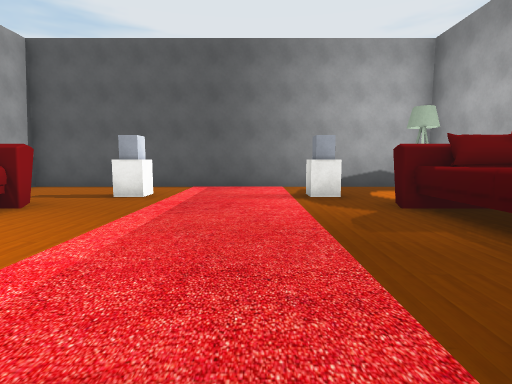
View 1 (above)

23 first-person views from a walk through a scene from a Unity 3-D project. The camera is 1.5 m above the floor, tilts 6° down and sees 80° across. The floor is counted in squares, 2 m on a side. Each view is taken from the middle of a square. On the plan, view 1 faces up. The plan holds only what a view shows up to about 10 squares ahead; the rest is blank. The place goes on beyond the plan. The player is left out. Some surface patterns are stand-ins.

View 2
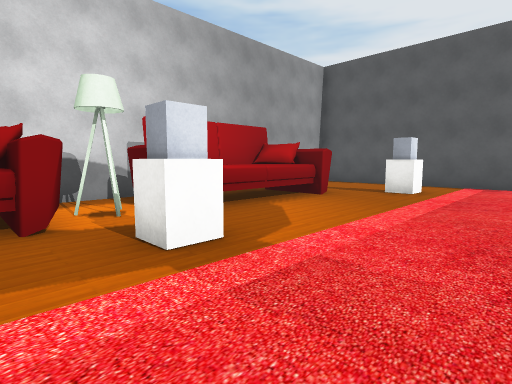

View 3
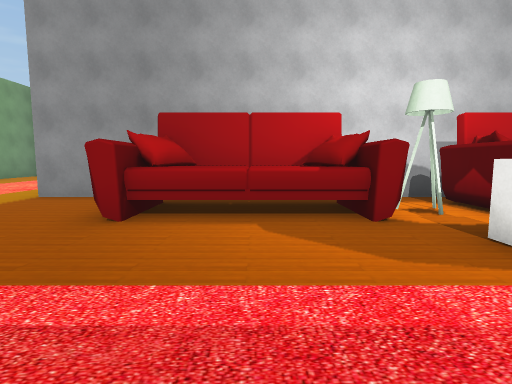

View 4
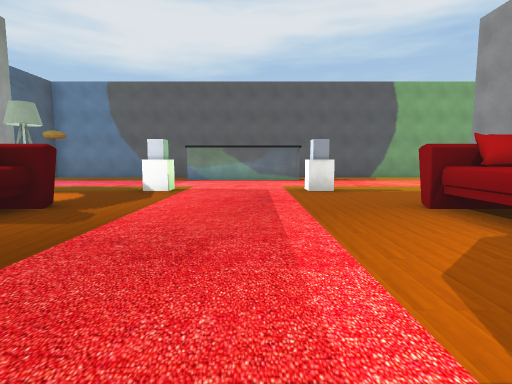

View 5
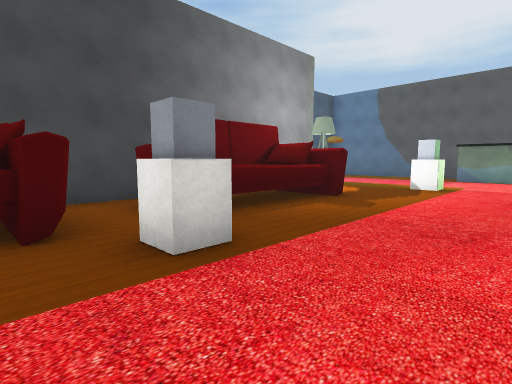

View 6
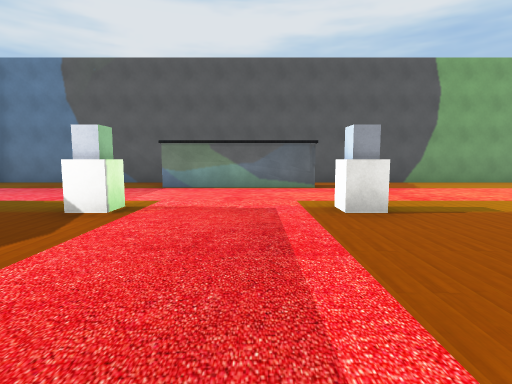

View 7
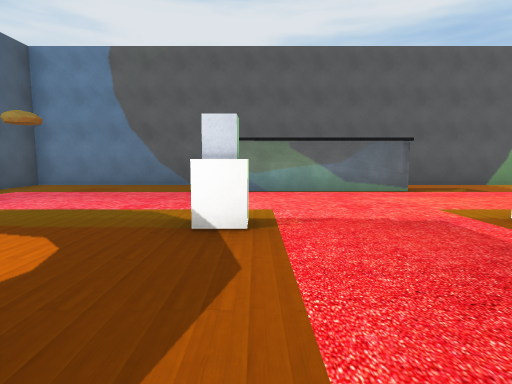

View 8
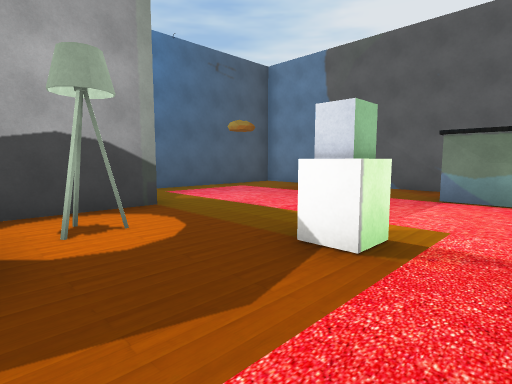

View 9
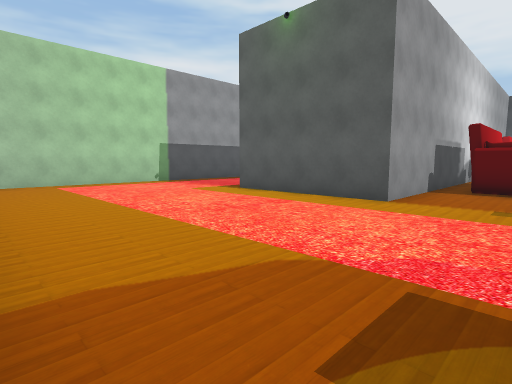

View 10
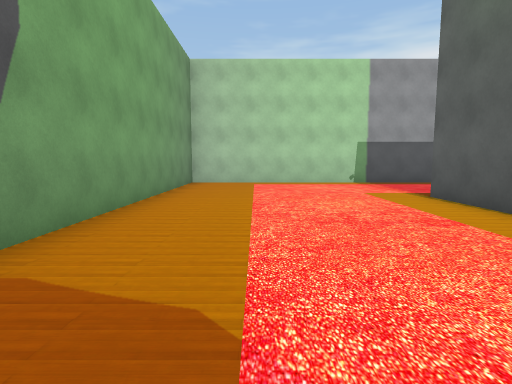

View 11
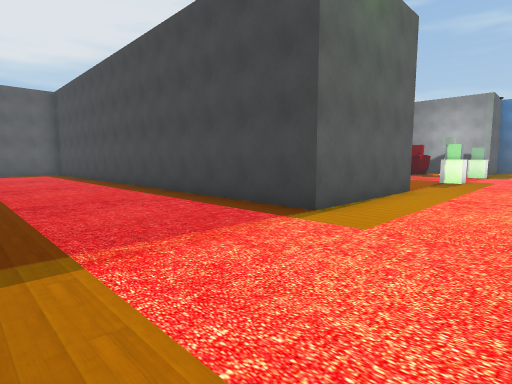

View 12
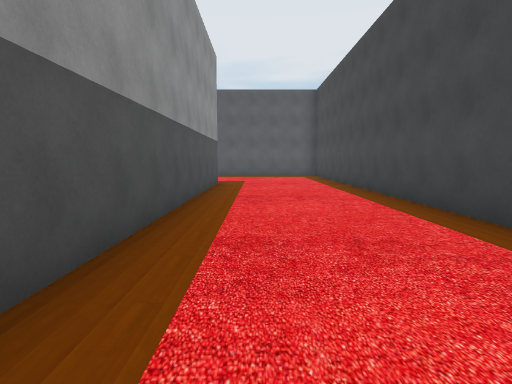

View 13
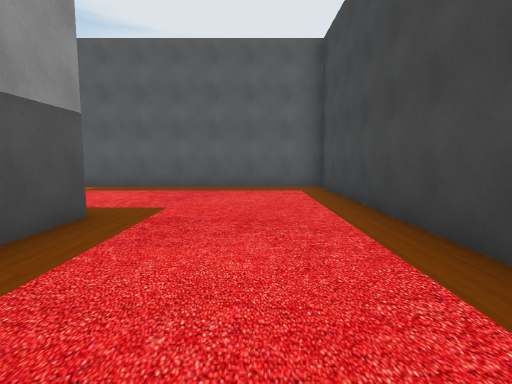

View 14
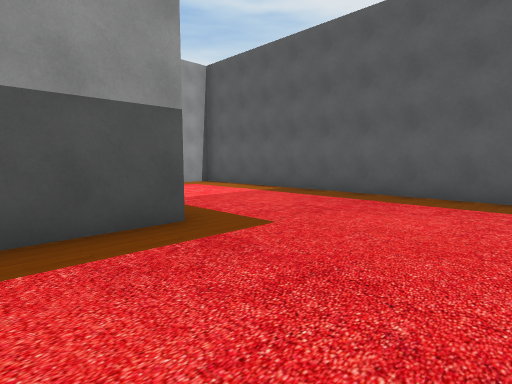

View 15
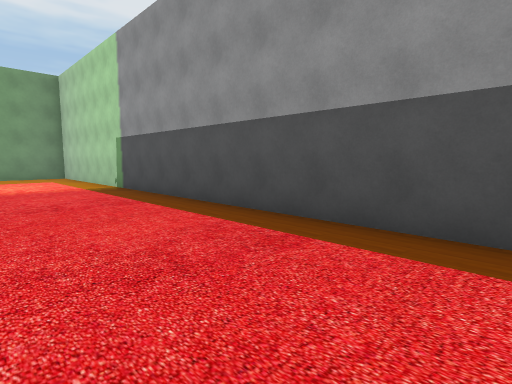

View 16
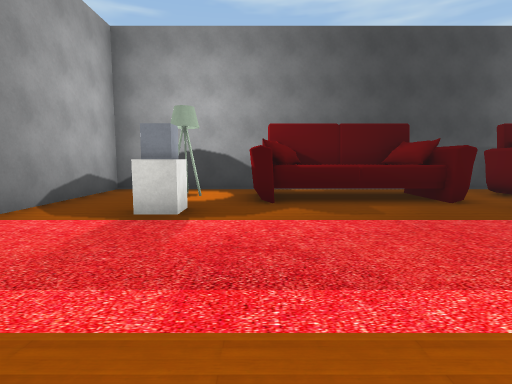

View 17
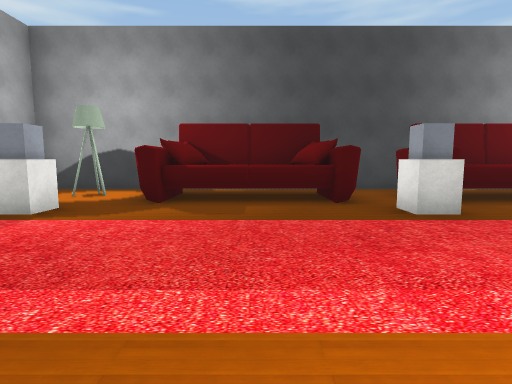

View 18
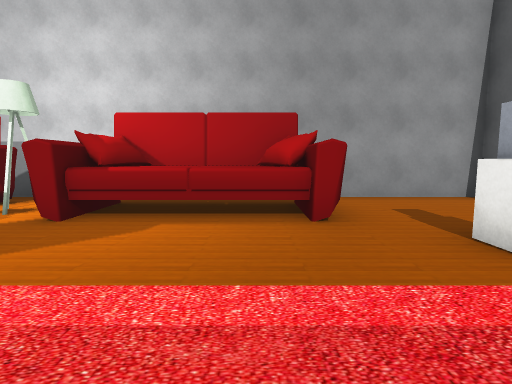

View 19
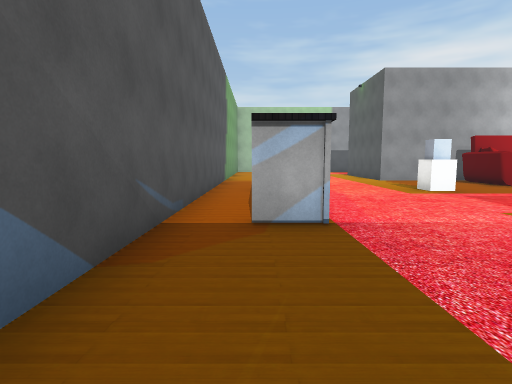

View 20
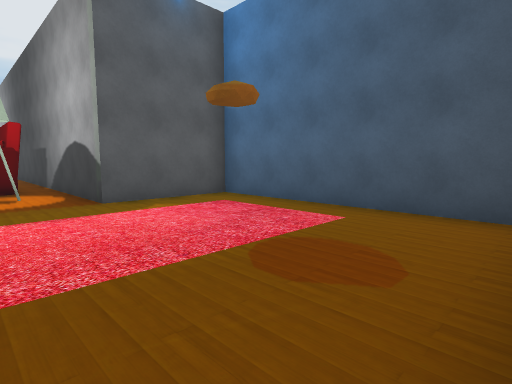

View 21
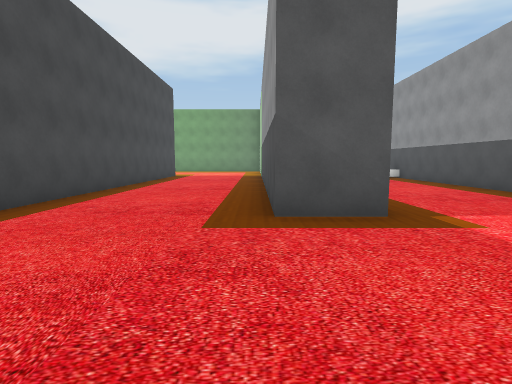

View 22
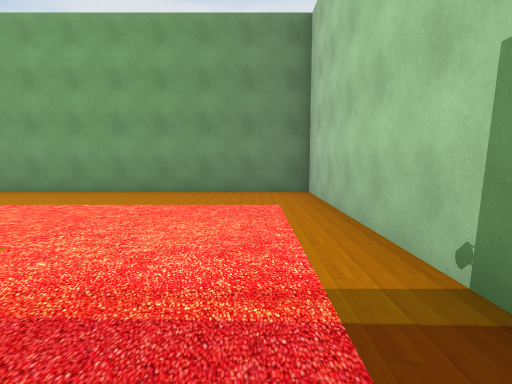

View 23
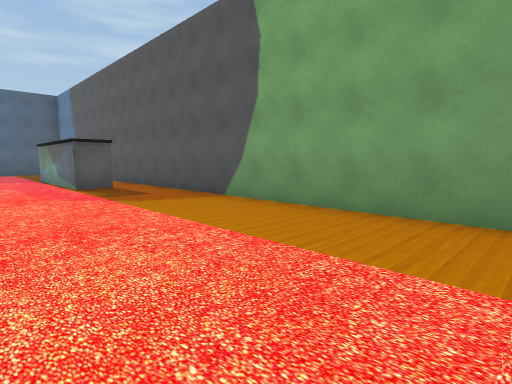

### Floor plan
Points are (right, up) in squares from view 1. A wall is a line through its corners. A room is listed if a view was taken in it or the views show most of it. See-through windows are left out.
Room 1 (views 1, 2, 3, 4, 5, 6, 7, 8, 9, 10, 11, 12, 13, 14, 15, 16, 17, 18, 19, 20, 21, 22, 23)
walls: (-6.2, 1.9) (-6.2, -6.4) (-10.2, -6.4) (-10.2, 8.6) (-18.8, 8.6); (-2.5, -11.1) (-2.5, -10.2) (1.5, -10.2) (1.5, -11.1); (-15.9, 4) (-14.2, 4) (-14.2, -12.1) (-2.5, -12.1); (1.5, -12.1) (7.5, -12.1) (7.5, -6.4) (4.8, -6.4) (4.8, 0.8); (4.8, 5) (4.8, 8.6) (-6.2, 8.6) (-6.2, 5.8)
ways out: opening at (-3, -12) to room 2; opening at (2, -12) to room 2
objects: other object (-5, -4) to (-4, -1); lamp (-5, 1); other object (-5, 2) to (-4, 5); other object (-3, -7); other object (-3, 1); other object (-3, 6); other object (1, -6); other object (1, 1); other object (1, 6); lamp (3, -5); other object (3, -4) to (4, -1); other object (3, 2) to (4, 5); lamp (3, 7)
Room 2 (no view inside)
walls: (-2.5, -12.1) (1.5, -12.1)
ways out: opening at (-3, -12) to room 1; opening at (2, -12) to room 1

Where each view was taken, in squares from view 1:
view 1: 0 up, 0 right, facing up
view 2: 1 down, 0 right, facing up-left
view 3: 2 down, 0 right, facing left
view 4: 1 up, 1 left, facing down
view 5: 2 up, 1 left, facing down-right
view 6: 2 down, 1 left, facing down
view 7: 3 down, 1 right, facing down
view 8: 4 down, 0 right, facing down-right
view 9: 12 down, 4 left, facing up-left
view 10: 10 down, 4 left, facing left
view 11: 9 down, 14 left, facing up-right
view 12: 6 down, 13 left, facing up
view 13: 0 up, 12 left, facing up
view 14: 2 up, 11 left, facing up-left
view 15: 2 up, 11 left, facing down-left
view 16: 5 up, 3 left, facing right
view 17: 3 up, 3 left, facing right
view 18: 4 up, 0 right, facing left
view 19: 11 down, 5 right, facing left
view 20: 12 down, 3 right, facing up-right
view 21: 8 up, 14 left, facing down
view 22: 5 down, 13 left, facing down
view 23: 8 down, 11 left, facing down-right
